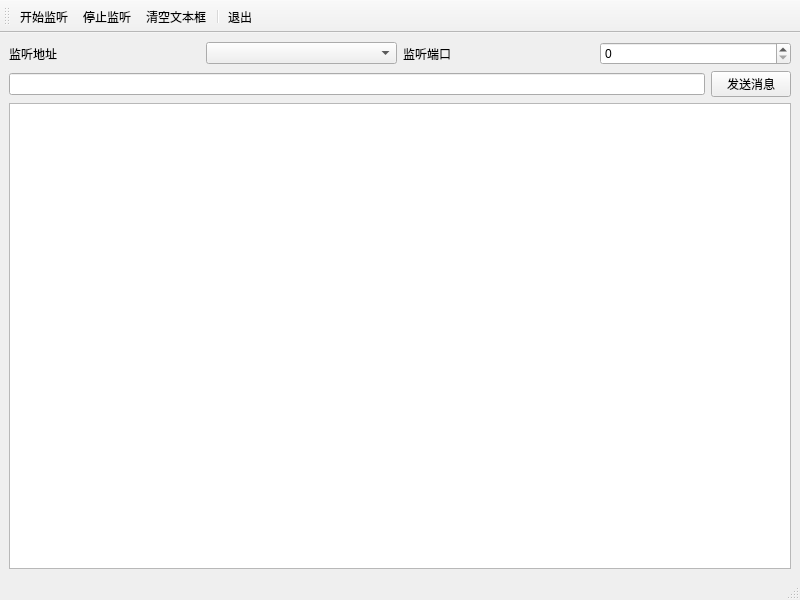
<?xml version="1.0" encoding="UTF-8"?>
<ui version="4.0">
 <class>MainWindow</class>
 <widget class="QMainWindow" name="MainWindow">
  <property name="geometry">
   <rect>
    <x>0</x>
    <y>0</y>
    <width>800</width>
    <height>600</height>
   </rect>
  </property>
  <property name="windowTitle">
   <string>MainWindow</string>
  </property>
  <widget class="QWidget" name="centralwidget">
   <layout class="QGridLayout" name="gridLayout">
    <item row="0" column="0">
     <layout class="QVBoxLayout" name="verticalLayout">
      <item>
       <layout class="QHBoxLayout" name="horizontalLayout_2">
        <item>
         <widget class="QLabel" name="label">
          <property name="text">
           <string>监听地址 </string>
          </property>
         </widget>
        </item>
        <item>
         <widget class="QComboBox" name="cmbIp"/>
        </item>
        <item>
         <widget class="QLabel" name="label_2">
          <property name="text">
           <string>监听端口</string>
          </property>
         </widget>
        </item>
        <item>
         <widget class="QSpinBox" name="spinPort"/>
        </item>
       </layout>
      </item>
      <item>
       <layout class="QHBoxLayout" name="horizontalLayout">
        <item>
         <widget class="QLineEdit" name="editMessage"/>
        </item>
        <item>
         <widget class="QPushButton" name="btnSend">
          <property name="text">
           <string>发送消息</string>
          </property>
         </widget>
        </item>
       </layout>
      </item>
     </layout>
    </item>
    <item row="1" column="0">
     <widget class="QPlainTextEdit" name="plainTextEdit"/>
    </item>
   </layout>
  </widget>
  <widget class="QMenuBar" name="menubar">
   <property name="geometry">
    <rect>
     <x>0</x>
     <y>0</y>
     <width>800</width>
     <height>21</height>
    </rect>
   </property>
  </widget>
  <widget class="QStatusBar" name="statusbar"/>
  <widget class="QToolBar" name="toolBar">
   <property name="windowTitle">
    <string>toolBar</string>
   </property>
   <attribute name="toolBarArea">
    <enum>TopToolBarArea</enum>
   </attribute>
   <attribute name="toolBarBreak">
    <bool>false</bool>
   </attribute>
   <addaction name="actStart"/>
   <addaction name="actStop"/>
   <addaction name="actTextClear"/>
   <addaction name="separator"/>
   <addaction name="actExit"/>
  </widget>
  <action name="actStart">
   <property name="icon">
    <iconset resource="res.qrc">
     <normaloff>:/images/start.bmp</normaloff>:/images/start.bmp</iconset>
   </property>
   <property name="text">
    <string>开始监听</string>
   </property>
   <property name="toolTip">
    <string>actStart</string>
   </property>
  </action>
  <action name="actStop">
   <property name="icon">
    <iconset resource="res.qrc">
     <normaloff>:/images/stop.bmp</normaloff>:/images/stop.bmp</iconset>
   </property>
   <property name="text">
    <string>停止监听</string>
   </property>
   <property name="toolTip">
    <string>停止监听</string>
   </property>
  </action>
  <action name="actTextClear">
   <property name="icon">
    <iconset resource="res.qrc">
     <normaloff>:/images/clear.bmp</normaloff>:/images/clear.bmp</iconset>
   </property>
   <property name="text">
    <string>清空文本框</string>
   </property>
   <property name="toolTip">
    <string>清空文本框</string>
   </property>
  </action>
  <action name="actExit">
   <property name="icon">
    <iconset resource="res.qrc">
     <normaloff>:/images/exit.bmp</normaloff>:/images/exit.bmp</iconset>
   </property>
   <property name="text">
    <string>退出</string>
   </property>
   <property name="toolTip">
    <string>退出</string>
   </property>
  </action>
 </widget>
 <resources>
  <include location="res.qrc"/>
 </resources>
 <connections/>
</ui>
